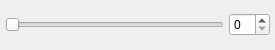
<?xml version="1.0" encoding="UTF-8"?>
<ui version="4.0">
 <class>SpinSliderWidget</class>
 <widget class="QWidget" name="SpinSliderWidget">
  <property name="geometry">
   <rect>
    <x>0</x>
    <y>0</y>
    <width>275</width>
    <height>50</height>
   </rect>
  </property>
  <property name="windowTitle">
   <string>Form</string>
  </property>
  <layout class="QGridLayout" name="gridLayout">
   <property name="leftMargin">
    <number>5</number>
   </property>
   <property name="topMargin">
    <number>5</number>
   </property>
   <property name="rightMargin">
    <number>5</number>
   </property>
   <property name="bottomMargin">
    <number>5</number>
   </property>
   <property name="spacing">
    <number>5</number>
   </property>
   <item row="0" column="0">
    <widget class="QSlider" name="slider">
     <property name="orientation">
      <enum>Qt::Horizontal</enum>
     </property>
    </widget>
   </item>
   <item row="0" column="1">
    <widget class="QSpinBox" name="spinBox"/>
   </item>
  </layout>
 </widget>
 <resources/>
 <connections/>
</ui>
